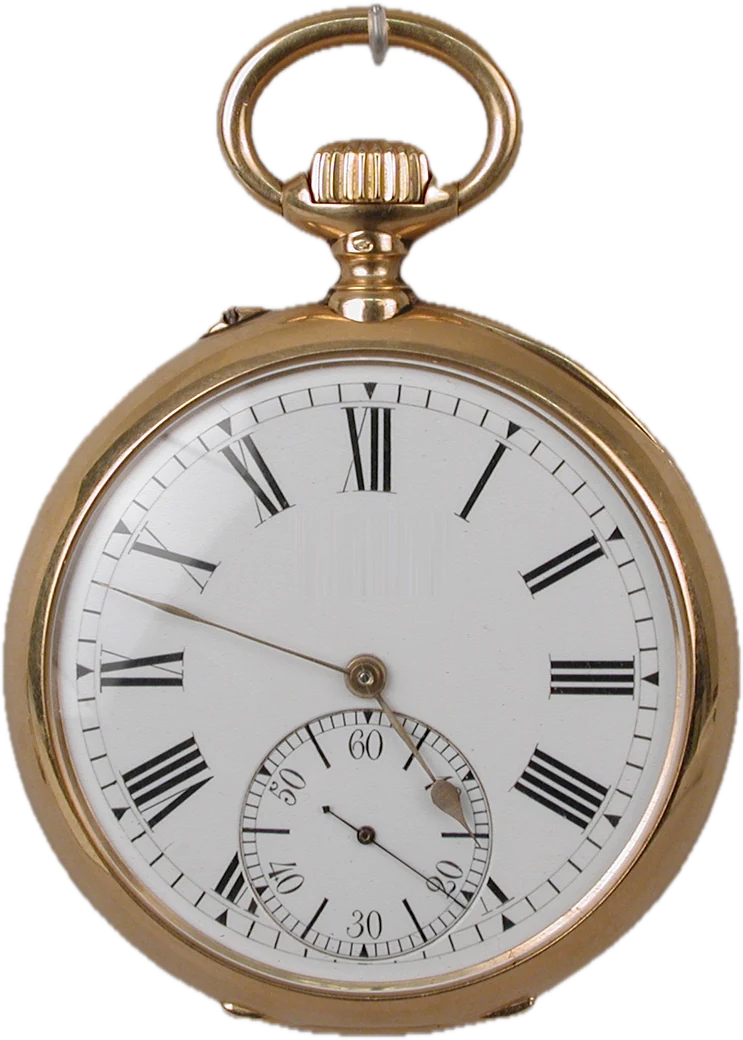
#> input picture src/video/assets/collage/pocket-watch-cutout.webp, 743 x 1040 px
$ python watch-parts.py ../../src/video/assets/collage/pocket-watch-cutout.webp ../../src/video/assets/collage/pocket-watch-cutout.webp
#> lines starting #> are read from the running program, lines starting #| are printed output that depends on the picture; after the words box and inside, x2 and y2 are one past the last pixel; in counts of white or black regions, pixels touching at a corner belong together
"""Take the pocket-watch photo apart into a plate and moving parts for the COLLAGE1 photo rig.

usage: python3 -I scripts/collage/watch-parts.py src/video/assets/collage/pocket-watch-cutout.webp src/video/assets/collage \
         --font <Newsreader .ttf> [--preview <png>]
(The font is @fontsource-variable/newsreader's latin opsz woff2 converted to TTF with fontTools; OFL 1.1.)

Writes pocket-watch-{plate,minute,hour,seconds,cap,subcap,bow}.webp and prints each layer's box.
- Plate: hands removed. Tick rings and the collet are restored by copying the same ring from a symmetric angle
  (ticks repeat every 6 degrees, long ticks every 60); bare enamel by region-aware normalized convolution. The subdial
  numerals "10" (hidden under the hour hand) and the "2" of "20" (crossed by the seconds hand) are rebuilt from the
  dial's own "0" plus a Newsreader digit at the measured size, ink tone and angle.
- Hands: stems are clean anti-aliased bars from measured outlines coloured by the photo's own gilt; the hour leaf
  and the seconds hand use a difference matte against the plate. Caps are separate top layers.
- Bow: the ring band minus the crown, with the museum's clear mount retouched off.
Geometry (arbors, outlines) was measured from this specific photograph; another photo needs its own numbers."""
import json, math, sys
import numpy as np
from PIL import Image, ImageDraw, ImageFilter

src, out = sys.argv[1], sys.argv[2]
preview = sys.argv[sys.argv.index("--preview") + 1] if "--preview" in sys.argv else None
im = Image.open(src).convert("RGBA")
#> im is the input picture: PIL image 743x1040 RGBA; mean R, G, B, A 105.6, 98.9, 92.4, 153.3
W, H = im.size

CENTER = (366.5, 676.0)      # main arbor
SUB = (366.0, 835.5)         # seconds arbor
CAP = 19.5                   # radius of the arbor cap; it becomes its own top layer so the hands turn under it
SUB_CAP = 7.5

def hand(start, tip, profile, tail=None, offset=lambda t: 0.0):
    """Outline along start→tip; profile(t) gives the half-width at fraction t, offset(t) shifts the centre line."""
#> called with start = (366.5, 676), tip = (91, 582)
    dx, dy = tip[0] - start[0], tip[1] - start[1]
    L = math.hypot(dx, dy); ux, uy = dx / L, dy / L; nx, ny = -uy, ux
    left, right = [], []
    steps = 60
    t0 = -(tail / L) if tail else 0
    for k in range(steps + 1):
        t = t0 + (1 - t0) * k / steps
        w = profile(t)
        px, py = start[0] + dx * t + nx * offset(t), start[1] + dy * t + ny * offset(t)
        left.append((px + nx * w, py + ny * w)); right.append((px - nx * w, py - ny * w))
    return left + right[::-1]

def minute_profile(t):
    # Measured: a ~3.5 px blade with a slight spade at two-thirds, tapering to a fine dark tip.
    if t < .56: return 1.75
    if t < .74: return 1.75 + 1.6 * math.sin((t - .56) / .18 * math.pi)
    return max(.35, 1.75 * (1 - (t - .74) / .27))

def minute_offset(t):
    return -1.5

def hour_profile(t):
    # Measured from the photo: a ~5 px stem, the leaf swelling from 66% to ~23 px wide at 79%, tapering to the tip.
    if t < .66: return 2.7
    if t < .73: return 2.7 + 8.8 * math.sin((t - .66) / .07 * math.pi / 2)
    if t < .81: return 11.5
    return max(0.4, 11.5 * max(0.0, 1 - (t - .81) / .155) ** 1.15)

def hour_offset(t):
    return 1.3 if t < .66 else 1.3 * max(0, 1 - (t - .66) / .1) - .6 * min(1, max(0, (t - .7) / .1))

def seconds_profile(t):
    if t < 0: return 4.6 if t < -.28 else 1.6
    return 1.7 - .9 * t

parts = {
    "minute": hand(CENTER, (91.0, 582.0), minute_profile, offset=minute_offset),
    "hour": hand(CENTER, (469.5, 831.0), hour_profile, offset=hour_offset),
    "seconds": hand(SUB, (466.0, 899.0), seconds_profile, tail=52),
}

# Mask everything the hands cover plus their soft shadows (cast down-right), except the arbor caps.
mask = Image.new("L", (W, H), 0)
#> mask: PIL image 743x1040 L; every value is 0
d = ImageDraw.Draw(mask)
for name in ("minute", "hour"):
    poly = parts[name]
    d.polygon(poly, fill=255)
    d.polygon([(x + 3, y + 4) for x, y in poly], fill=255)
    d.polygon([(x + 5, y + 7) for x, y in poly], fill=255)
mask = mask.filter(ImageFilter.MaxFilter(13))
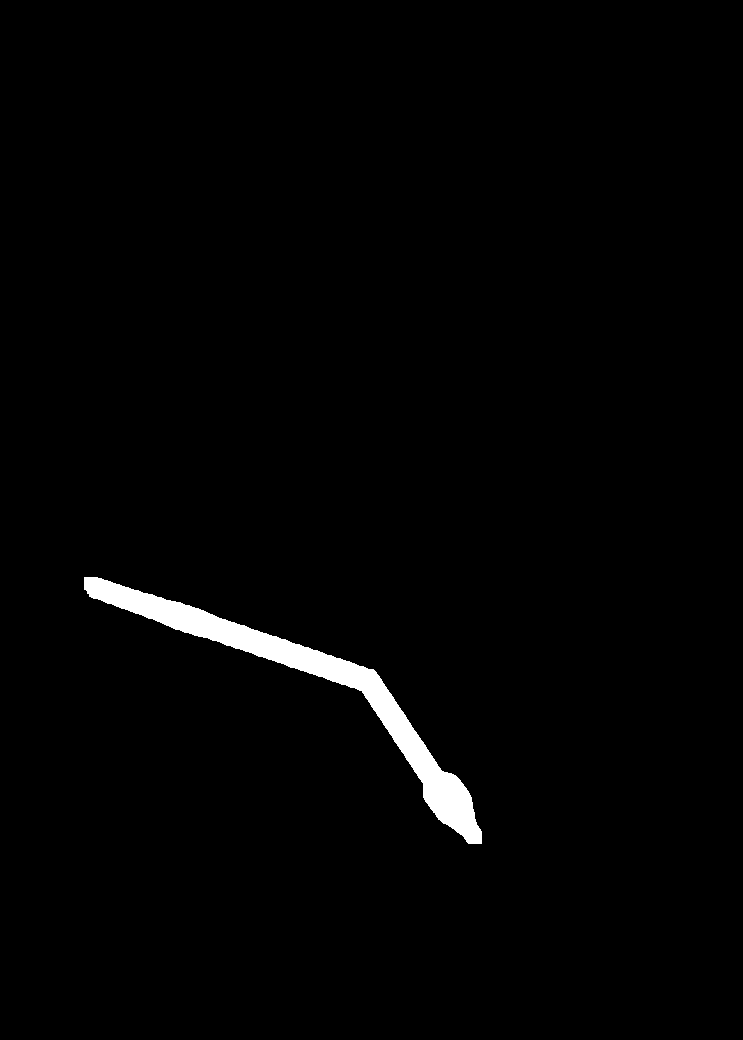
#> mask: PIL image 743x1040 L; 1.6% white; 1 white region, box (x1, y1, x2, y2) and area: (84, 577, 482, 844) 12296
# The seconds hand is hair-thin with almost no shadow: a tight mask keeps the numerals it crosses.
thin = Image.new("L", (W, H), 0)
ImageDraw.Draw(thin).polygon(parts["seconds"], fill=255)
#> thin: PIL image 743x1040 L; 0.09% white; 1 white region, box (x1, y1, x2, y2) and area: (319, 803, 467, 900) 669
ImageDraw.Draw(thin).polygon([(x + 1, y + 2) for x, y in parts["seconds"]], fill=255)
#> thin: PIL image 743x1040 L; 0.11% white; 1 white region, box (x1, y1, x2, y2) and area: (319, 803, 468, 902) 877
thin = thin.filter(ImageFilter.MaxFilter(7))
#> thin: PIL image 743x1040 L; 0.31% white; 1 white region, box (x1, y1, x2, y2) and area: (316, 800, 471, 905) 2406
mask = Image.fromarray(np.maximum(np.asarray(mask), np.asarray(thin)))
#> mask: PIL image 743x1040 L; 1.9% white; 2 white regions, box (x1, y1, x2, y2) and area: (84, 577, 482, 844) 12296, (316, 800, 471, 905) 2406

rgb = np.asarray(im.convert("RGB"), dtype=np.float64)
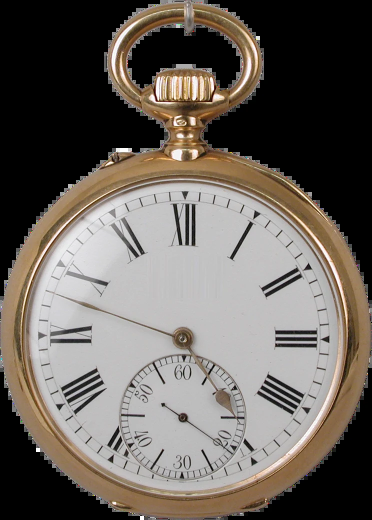
#> rgb: shape (1040, 743, 3) float64 (shown at 1/2 size); mean R, G, B 105.6, 98.9, 92.4
m = np.asarray(mask) > 0
fill = rgb.copy()

def bilinear(img, x, y):
    x0 = np.clip(np.floor(x).astype(int), 0, W - 2); y0 = np.clip(np.floor(y).astype(int), 0, H - 2)
    fx = (x - x0)[:, None]; fy = (y - y0)[:, None]
    return (img[y0, x0] * (1 - fx) * (1 - fy) + img[y0, x0 + 1] * fx * (1 - fy) + img[y0 + 1, x0] * (1 - fx) * fy + img[y0 + 1, x0 + 1] * fx * fy)

# Rotational symmetry: tick rings repeat every 6 degrees (and their long marks every 30), so pixels of a ring under a
# hand are copied from the same ring 30 degrees away, where nothing covers it.
ys, xs = np.nonzero(m)
#> ys = 14702 values from 577 to 904; xs = 14702 values, max 481 at index 12847, min 84 at index 0, mean 323.8
done = np.zeros(len(xs), bool)
for (cx, cy), r0, r1 in ((CENTER, 264.0, 299.0), (SUB, 98.5, 128.0)):
    r = np.hypot(xs - cx, ys - cy)
    band = (r >= r0) & (r <= r1) & ~done
    if (cx, cy) == SUB:
        # Long five-second ticks (30 + 60k degrees) only repeat every 60 degrees: copy those from 60 degrees away.
        ang_t = (np.degrees(np.arctan2(xs - cx, -(ys - cy))) + 360) % 360
        on_spoke = np.abs(((ang_t - 30) % 60 + 30) % 60 - 30) < 6
        for delta in (60, -60, 120, -120, 180):
            sel = band & on_spoke
            if not sel.any(): break
            a_ = np.radians(delta)
            sx = cx + (xs - cx) * np.cos(a_) - (ys - cy) * np.sin(a_)
            sy = cy + (xs - cx) * np.sin(a_) + (ys - cy) * np.cos(a_)
            ok = sel & ~m[np.clip(sy.round().astype(int), 0, H - 1), np.clip(sx.round().astype(int), 0, W - 1)]
            fill[ys[ok], xs[ok]] = bilinear(rgb, sx[ok], sy[ok])
            done |= ok; band &= ~ok
    for delta in (30, -30, 60, -60, 90, -90, 120, -120, 150, -150):
        if not band.any(): break
        a = np.radians(delta)
        sx = cx + (xs - cx) * np.cos(a) - (ys - cy) * np.sin(a)
        sy = cy + (xs - cx) * np.sin(a) + (ys - cy) * np.cos(a)
        ok = band & ~m[np.clip(sy.round().astype(int), 0, H - 1), np.clip(sx.round().astype(int), 0, W - 1)]
        if (cx, cy) == SUB:
            # Near the inner ring line the subdial numerals (every 60 degrees) reach in: never sample next to one.
            src_angle = (np.degrees(np.arctan2(sx - cx, -(sy - cy))) + 360) % 360
            near_numeral = np.abs(((src_angle + 30) % 60) - 30) < 18
            ok &= ~((r < 106) & near_numeral)
        fill[ys[ok], xs[ok]] = bilinear(rgb, sx[ok], sy[ok])
        done |= ok; band &= ~ok
#> this loop made 2 passes
# The subdial's long five-second ticks reach inward past the ring; they sit every 60 degrees (30, 90, 150, ...),
# so pixels on those spokes are copied from another long tick a multiple of 60 degrees away.
cx, cy = SUB
#> cx = 366; cy = 835.5
r = np.hypot(xs - cx, ys - cy)
#> r = 14702 values, max 382.6 at index 0, min 0.5 at index 13004, mean 166.7
ang = (np.degrees(np.arctan2(xs - cx, -(ys - cy))) + 360) % 360
#> ang = 14702 values, max 359.7 at index 6166, min 0 at index 6238, mean 204.2
spoke = (r >= 55) & (r < 128) & (np.abs(((ang - 30) % 60 + 30) % 60 - 30) < 7) & ~done
for delta in (60, -60, 120, -120, 180):
    if not spoke.any(): break
    a = np.radians(delta)
    sx = cx + (xs - cx) * np.cos(a) - (ys - cy) * np.sin(a)
    sy = cy + (xs - cx) * np.sin(a) + (ys - cy) * np.cos(a)
    ok = spoke & ~m[np.clip(sy.round().astype(int), 0, H - 1), np.clip(sx.round().astype(int), 0, W - 1)]
    fill[ys[ok], xs[ok]] = bilinear(rgb, sx[ok], sy[ok])
    done |= ok; spoke &= ~ok

# The dark collet ring around the main cap is rotationally symmetric: restore it from 45..135 degrees away.
r_c = np.hypot(xs - CENTER[0], ys - CENTER[1])
#> r_c = 14702 values, max 299.3 at index 0, min 0.5 at index 6777, mean 137.5
coll = (r_c >= CAP - 1) & (r_c < CAP + 8) & ~done
for delta in (60, -60, 100, -100, 140, -140, 180):
    if not coll.any(): break
    a_ = np.radians(delta)
    sx = CENTER[0] + (xs - CENTER[0]) * np.cos(a_) - (ys - CENTER[1]) * np.sin(a_)
    sy = CENTER[1] + (xs - CENTER[0]) * np.sin(a_) + (ys - CENTER[1]) * np.cos(a_)
    ok = coll & ~m[np.clip(sy.round().astype(int), 0, H - 1), np.clip(sx.round().astype(int), 0, W - 1)]
    fill[ys[ok], xs[ok]] = bilinear(rgb, sx[ok], sy[ok])
    done |= ok; coll &= ~ok
#> this loop made 5 passes
#> (x0 in bilinear, y0 in bilinear) on passes 3 to 4: ([362, 361, 361, 360, 360, 360, 359, 359, 359, 358, 358], [657, 657, 655, 656, 657, 658, 656, 657, 658, 657, 658]), ([385, 385, 385, 385, 384, 386, 386, 386, 387, 387], [675, 674, 673, 672, 671, 674, 673, 672, 673, 672])

# Everything else under the hands is plain enamel: normalized convolution of the surrounding enamel only (ink, hands
# and their shadows excluded), which keeps the dial's soft lighting gradient without smearing grey ink into the patch.
rest = np.zeros_like(m); rest[ys[~done], xs[~done]] = True
lum = rgb @ np.array([.299, .587, .114])
valid = (~m) & (lum > 175) & (np.asarray(im)[:, :, 3] > 250)
#> valid: shape (1040, 743) bool; 33.4% white; 333 white regions (202 under 20 px), largest, box (x1, y1, x2, y2) and area: (61, 367, 673, 982) 200146, (256, 725, 474, 943) 26896, (216, 357, 685, 957) 4963
def gblur(arr, sigma):
    img = Image.fromarray(np.clip(arr, 0, 255).astype(np.uint8)) if arr.ndim == 2 else None
    return np.asarray(img.filter(ImageFilter.GaussianBlur(sigma)), dtype=np.float64)
# Region-aware: the subdial is sunk and slightly darker than the main dial, so each region fills from itself only.
gx0, gy0 = np.meshgrid(np.arange(W), np.arange(H))
rsub = np.hypot(gx0 - SUB[0], gy0 - SUB[1])
regions = [rsub < 97, (rsub >= 97) & (rsub < 131), rsub >= 131]
def enamel(region_mask):
    # Clean enamel = within 22 levels of the region's own median brightness (ink, hands and shadows excluded).
    base = (~m) & region_mask & (np.asarray(im)[:, :, 3] > 250)
    med = np.median(lum[base])
    v = base & (lum > med - 22)
    # Local (sigma 7) where enough clean enamel is near, a wide (sigma 22) estimate deep inside large holes.
    out_ = np.zeros_like(rgb)
    w7 = gblur(v.astype(np.float64) * 255, 7) / 255
    w22 = gblur(v.astype(np.float64) * 255, 22) / 255
    k = np.clip((w7 - .03) / .12, 0, 1)[:, :, None]
    for c in range(3):
        s7 = gblur(rgb[:, :, c] * v, 7) / np.maximum(w7, 1e-3)
        s22 = gblur(rgb[:, :, c] * v, 22) / np.maximum(w22, 1e-3)
        out_[:, :, c] = s7
        out_[:, :, c] = s7 * k[:, :, 0] + s22 * (1 - k[:, :, 0])
    return out_
smooth = np.zeros_like(rgb)
for rm in regions:
    smooth[rm] = enamel(rm)[rm]
#> this loop made 3 passes
#> med in enamel on passes 1 to 3: 187, 180.2, 186.4
#> pass 1, in enamel, `base = (~m) & region_mask & (np.asarray(im)[:, :, 3] > 250)`:
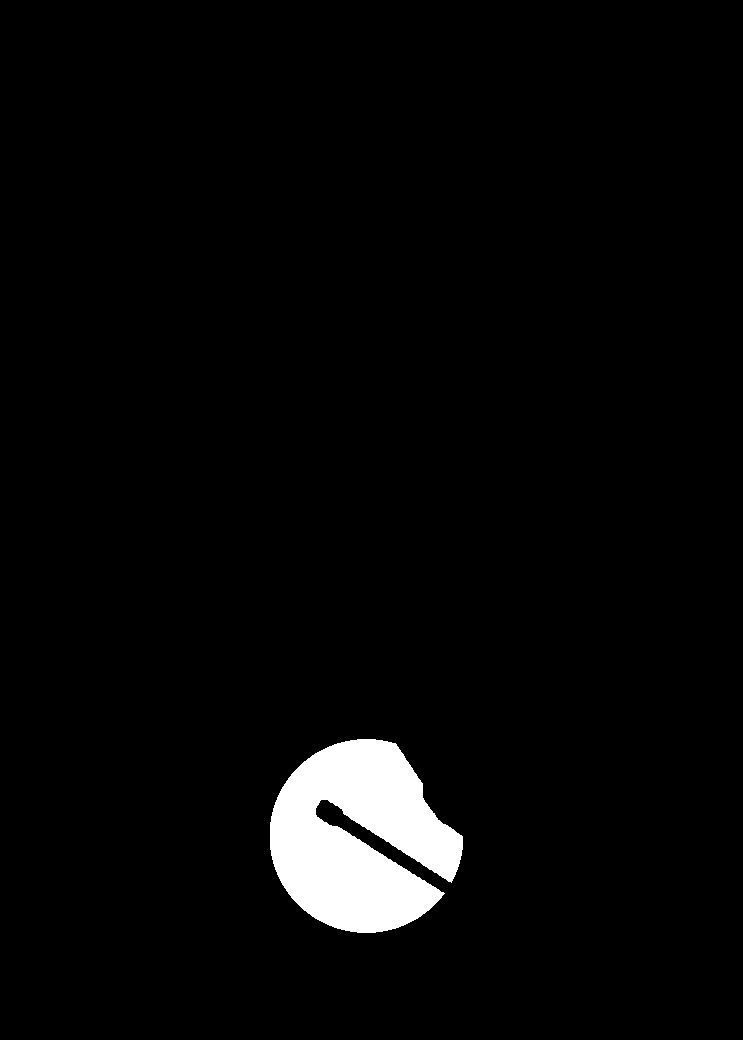
#> base: shape (1040, 743) bool; 3.3% white; 1 white region, box (x1, y1, x2, y2) and area: (270, 739, 463, 933) 25444
#> pass 1, in enamel, `w7 = gblur(v.astype(np.float64) * 255, 7) / 255`:
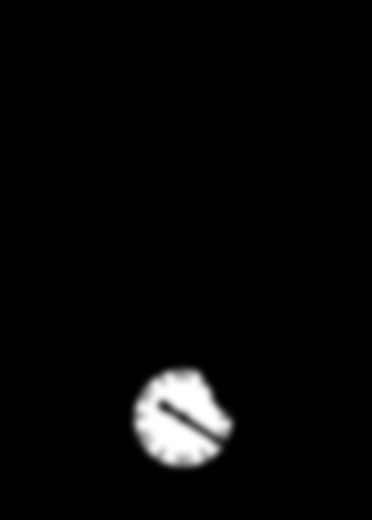
#> w7: shape (1040, 743) float64 (shown at 1/2 size); min 0, max 1, mean 0.0303
#> after the loop:
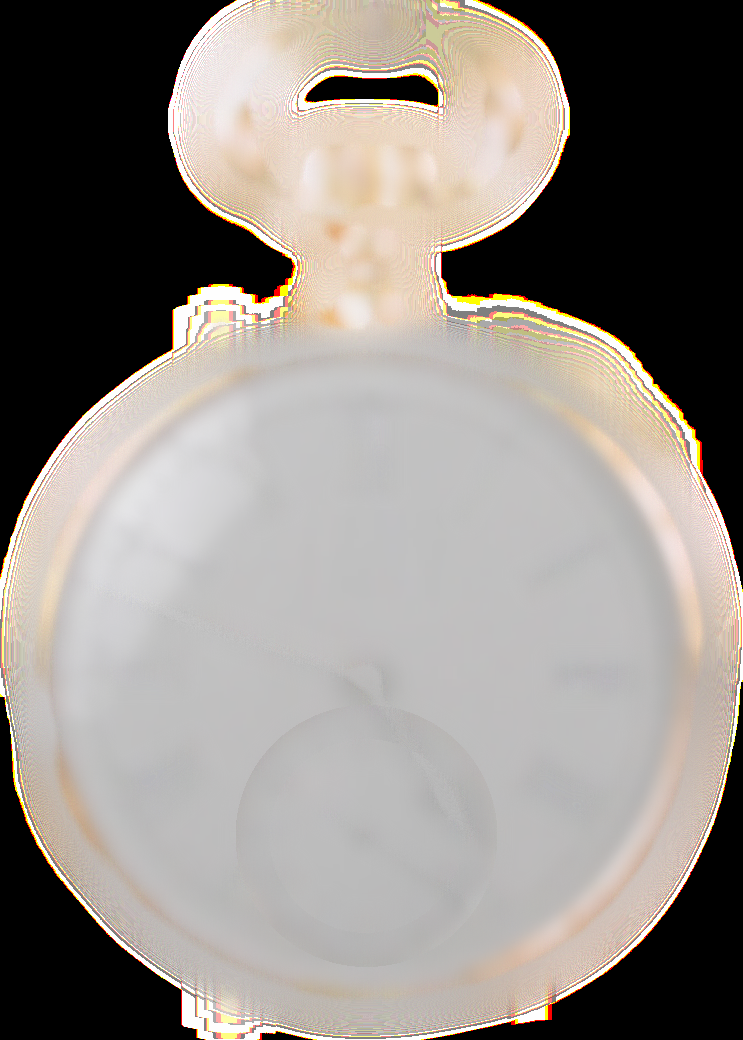
#> smooth: shape (1040, 743, 3) float64; mean of channels 0, 1, 2 146, 140.1, 134.7; drawn with min black and max white
fill[rest] = smooth[rest]
rng = np.random.default_rng(4)
fill[rest] += rng.normal(0, 1.4, size=(rest.sum(), 3))
# ---- Rebuild the subdial numerals "10" (hidden under the hour hand) and "20" (crossed by the seconds hand) ----
# The dial's own "30" gives the "0" and the ink tone; the tens digit is set in Newsreader (OFL) at the measured size.
from PIL import ImageFont
#> (the run stopped early here; a loop or call above may not have finished)

$ run again, with src/video/assets/collage/pocket-watch-hour.webp copied over src/video/assets/collage/pocket-watch-cutout.webp
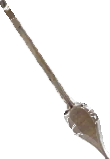
#> input picture src/video/assets/collage/pocket-watch-hour.webp, 110 x 159 px
#> im is the input picture: PIL image 110x159 RGBA; mean R, G, B, A 17.3, 15.4, 13.6, 26
#> mask: PIL image 110x159 L; every value is 0
#> ys = empty array
#> valid: shape (159, 110) bool; 0.01% white in thin lines or dots, all inside (x1, y1, x2, y2) = (69, 107, 70, 108)
#> the loop `for rm in regions:` made 3 passes
#> med in enamel on passes 1 to 3: nan, nan, 107.3
#> pass 3, in enamel (call 3), `base = (~m) & region_mask & (np.asarray(im)[:, :, 3] > 250)`:
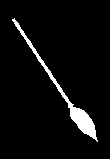
#> base: shape (159, 110) bool; 4.8% white; 1 white region, box (x1, y1, x2, y2) and area: (12, 18, 98, 142) 839
#> after the loop `for rm in regions:`:
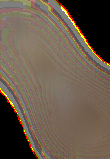
#> smooth: shape (159, 110, 3) float64; mean of channels 0, 1, 2 106, 90.9, 75.9; drawn as R, G, B
